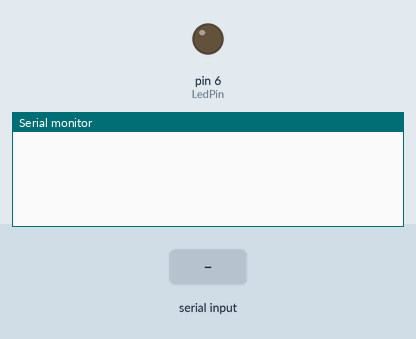
The sketch below on a simulated Arduino Uno, built with avr-gcc and run on an emulated ATmega328P. On the bench: output pins drawn as LEDs (lit = HIGH), the last lines printed to the serial monitor. The inputs (shaded band) are chosen by the test bench.

Above: at 1.2 s.
1.3 s: "." received over Serial
At 3.0 s:
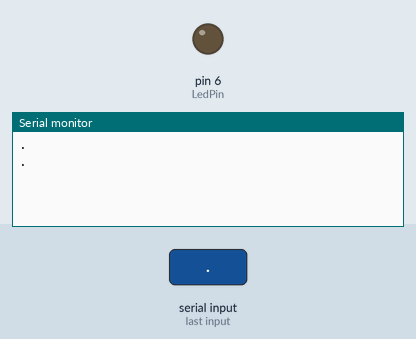
3.8 s: "/" received over Serial
At 6.0 s:
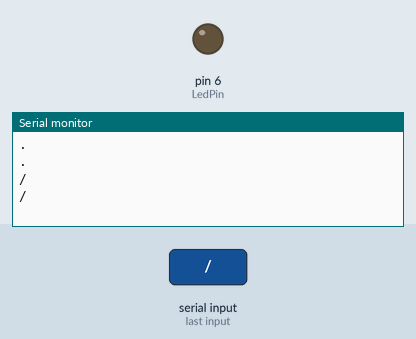

Measured:
- after the input at 1.3 s, the serial monitor: prints a new line after 1.0 s (image 1)
- after the input at 3.8 s, the serial monitor: prints a new line after 1.0 s (image 2)

The sketch:

morsecodeencoder.ino
```cpp
static const char *alpha[] = {
    ".-",   //A
    "-...", //B
    "-.-.", //C
    "-..",  //D
    ".",    //E
    "..-.", //F
    "--.",  //G
    "....", //H
    "..",   //I
    ".---", //J
    "-.-",  //K
    ".-..", //L
    "--",   //M
    "-.",   //N
    "---",  //O
    ".--.", //P
    "--.-", //Q
    ".-.",  //R
    "...",  //S
    "-",    //T
    "..-",  //U
    "...-", //V
    ".--",  //W
    "-..-", //X
    "-.--", //Y
    "--..", //Z
};

const int LedPin = 6;

int i;

String a = "";

String morse = "";

void setup() {
  pinMode(LedPin, OUTPUT);
  Serial.begin(9600);
}

void loop() {
  while(Serial.available()) {
    a = Serial.readString();
    Serial.println(a);
    for (i = 0; i < a.length(); i++) {
      char c = a.charAt(i);
      if(c == ' ') {
        morse += '/';
      }
      else {
        if (a.charAt(i + 1) == ' ' || i == a.length() - 1) {
          morse += encode(c);
        }
        else {
          morse += encode(c) + '|';
        }
      }
      Serial.println(c);
    }
    Serial.println(morse);
    showLed(morse);
    morse = "";
  }
}

String encode(char c){
  return alpha[c - 'a'];
}

void showLed(String morse) {
  for (i = 0; i < morse.length(); i++) {
    if(morse.charAt(i) == '.'){
      digitalWrite(LedPin, HIGH);
      delay(200);
      digitalWrite(LedPin, LOW);
      if (morse.charAt(i + 1) != '/' || morse.charAt(i + 1) != '|') {
        delay(200);
      }
    }
    else if (morse.charAt(i) == '-') {
      digitalWrite(LedPin, HIGH);
      delay(600);
      digitalWrite(LedPin, LOW);
      if (morse.charAt(i + 1) != '/' || morse.charAt(i + 1) != '|') {
        delay(200);
      }
    }
    else if (morse.charAt(i) == '/') {
      delay(1400);
    }
    else {
      delay(600);
    }
  }
}
```
